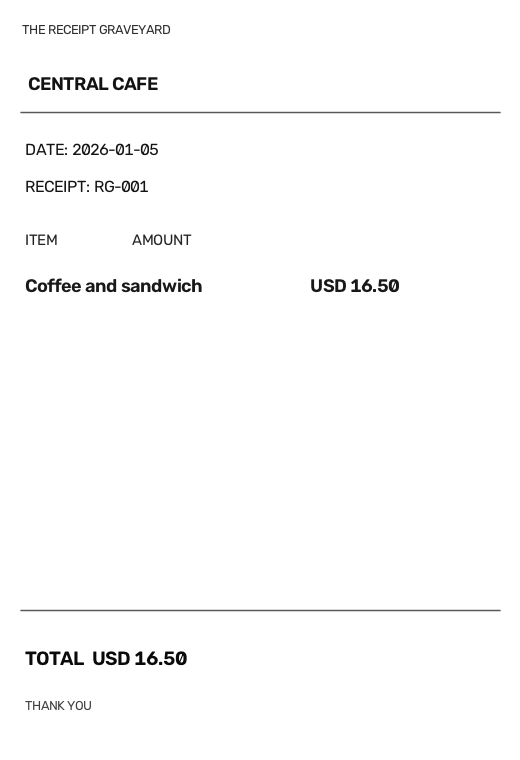
#> input picture data/sample_receipts/receipt-001.png, 520 x 760 px
$ python -i transforms.py   (imports and definitions only)
#> lines starting #> are read from the running program, lines starting #| are printed output that depends on the picture; after the words box and inside, x2 and y2 are one past the last pixel; in counts of white or black regions, pixels touching at a corner belong together
#> further down, picture is the input picture: shape (760, 520, 3); min 10, max 255, mean 251.3
"""OpenCV transforms used to normalize receipt images before OCR."""

import cv2
import numpy as np


def to_grayscale(image: np.ndarray) -> np.ndarray:
    """Return an 8-bit grayscale copy of a grayscale, BGR, or BGRA image."""
    if not isinstance(image, np.ndarray):
        raise TypeError("image must be a NumPy array")
    if image.size == 0:
        raise ValueError("image must not be empty")
    if image.dtype != np.uint8:
        raise ValueError("image must use 8-bit unsigned integer pixels")

    if image.ndim == 2:
        return image.copy()
    if image.ndim != 3:
        raise ValueError("image must be grayscale, BGR, or BGRA")
    if image.shape[2] == 3:
        return cv2.cvtColor(image, cv2.COLOR_BGR2GRAY)
    if image.shape[2] == 4:
        return cv2.cvtColor(image, cv2.COLOR_BGRA2GRAY)
    raise ValueError("color images must have three or four channels")


def estimate_skew_angle(image: np.ndarray) -> float:
    """Return the foreground's observed skew in degrees, normalized to ±45°."""
    grayscale = to_grayscale(image)
    _, foreground = cv2.threshold(
        grayscale, 0, 255, cv2.THRESH_BINARY_INV | cv2.THRESH_OTSU
    )
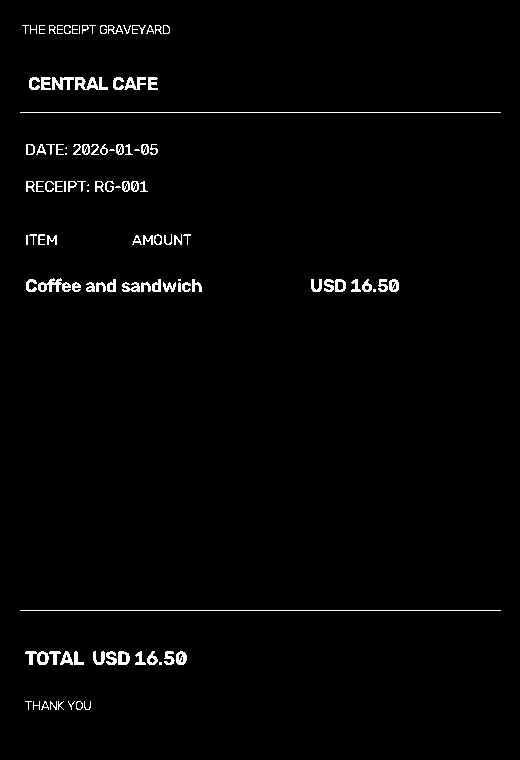
#> foreground: shape (760, 520); 1.7% white in thin lines or dots, all inside (x1, y1, x2, y2) = (20, 25, 501, 710)

    minimum_line_length = max(12, grayscale.shape[1] // 20)
#> minimum_line_length = 26
    line_segments = cv2.HoughLinesP(
        cv2.Canny(foreground, 50, 150),
        rho=1,
        theta=np.pi / 720,
        threshold=max(12, grayscale.shape[1] // 30),
        minLineLength=minimum_line_length,
        maxLineGap=max(5, grayscale.shape[1] // 80),
    )
#> line_segments = 121 rows, first 6: [20, 111, 500, 111], [20, 609, 500, 609], [20, 113, 500, 113], [20, 611, 500, 611], [26, 289, 86, 287], [88, 286, 184, 286]
    horizontal_angles: list[tuple[float, float]] = []
    if line_segments is not None:
        for segment in line_segments.reshape(-1, 4):
            x_start, y_start, x_end, y_end = segment
            delta_x = float(x_end - x_start)
            delta_y = float(y_end - y_start)
            length = float(np.hypot(delta_x, delta_y))
            angle = float(np.degrees(np.arctan2(delta_y, delta_x)))
            angle = ((angle + 90.0) % 180.0) - 90.0
            if abs(angle) <= 25.0 and length >= minimum_line_length:
                horizontal_angles.append((angle, length))
#> this loop made 121 passes
#> (x_start, y_start, x_end, y_end, delta_x, delta_y, length, angle) on passes 1 to 12: (20, 111, 500, 111, 480, 0, 480, 0), (20, 609, 500, 609, 480, 0, 480, 0), (20, 113, 500, 113, 480, 0, 480, 0), (20, 611, 500, 611, 480, 0, 480, 0), (26, 289, 86, 287, 60, -2, 60.03, -1.91), (88, 286, 184, 286, 96, 0, 96, 0), (25, 287, 80, 287, 55, 0, 55, 0), (312, 291, 343, 291, 31, 0, 31, 0), (94, 290, 201, 286, 107, -4, 107.1, -2.14), (149, 284, 192, 284, 43, 0, 43, 0), (26, 282, 77, 282, 51, 0, 51, 0), (27, 291, 201, 291, 174, 0, 174, 0)
#> (x_start, y_start, x_end, y_end, delta_x, delta_y) on pass 78: (73, 77, 101, 77, 28, 0)

    if horizontal_angles:
        horizontal_angles.sort(key=lambda item: item[0])
        midpoint = sum(length for _, length in horizontal_angles) / 2.0
        cumulative_length = 0.0
        for angle, length in horizontal_angles:
            cumulative_length += length
            if cumulative_length >= midpoint:
                return angle
#> this loop made 38 passes
#> (angle, length) on passes 1 to 12: (-6.58, 26.17), (-5.36, 64.28), (-4.67, 49.16), (-4.18, 41.11), (-3.95, 29.07), (-3.47, 33.06), (-3.47, 33.06), (-3.18, 36.06), (-3.18, 72.11), (-2.6, 44.05), (-2.35, 73.06), (-2.34, 49.04)

    coordinates = cv2.findNonZero(foreground)
    if coordinates is None or len(coordinates) < 20:
        return 0.0

    rectangle = cv2.minAreaRect(coordinates)
    corners = cv2.boxPoints(rectangle)
    edges = np.roll(corners, -1, axis=0) - corners
    lengths = np.linalg.norm(edges, axis=1)
    longest_edge = edges[int(np.argmax(lengths))]
    angle = float(np.degrees(np.arctan2(longest_edge[1], longest_edge[0])))

    if angle >= 45.0:
        angle -= 90.0
    elif angle < -45.0:
        angle += 90.0
    return angle


# [19 lines left out: function _rotate_expanded, not called in this run]


def deskew(image: np.ndarray) -> np.ndarray:
    """Rotate receipt content to its nearest horizontal or vertical axis."""
    grayscale = to_grayscale(image)
    angle = estimate_skew_angle(grayscale)
    if abs(angle) < 0.15:
        return grayscale
    return _rotate_expanded(grayscale, angle)


# [69 lines left out: functions denoise, enhance_contrast, binarize, crop_borders, not called in this run]

>>> import cv2
>>> picture = cv2.imread('../../../data/sample_receipts/receipt-001.png')
>>> result = deskew(picture)

$ run again, on data/sample_receipts/receipt-004.png
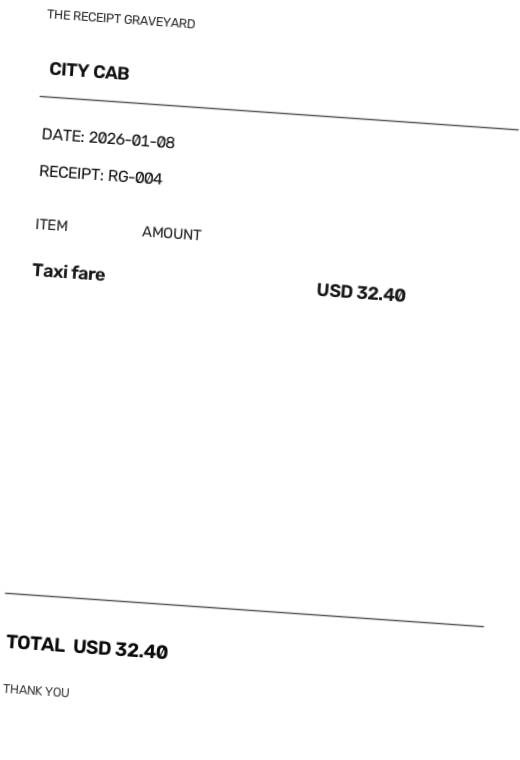
#> input picture data/sample_receipts/receipt-004.png, 520 x 760 px
#> picture is the input picture: shape (760, 520, 3); min 10, max 255, mean 251.8
#> in estimate_skew_angle, `_, foreground = cv2.threshold( grayscale, 0, 255, cv2.THRESH_BINARY_IN..`:
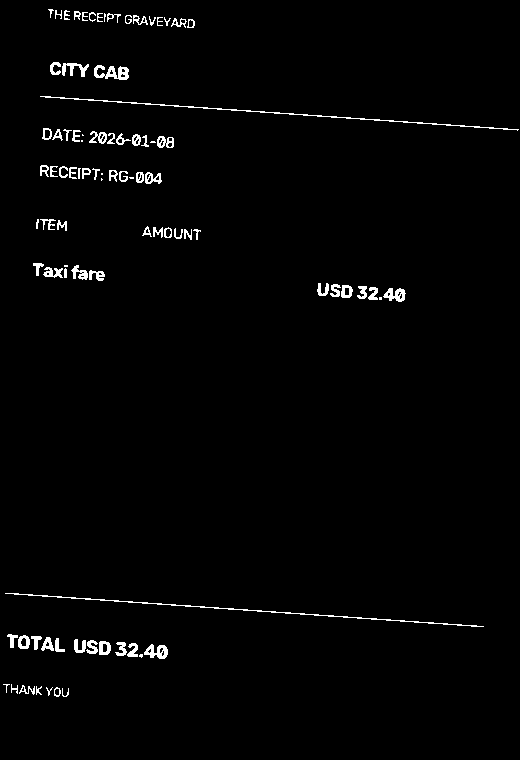
#> foreground: shape (760, 520); 1.7% white in thin lines or dots, all inside (x1, y1, x2, y2) = (3, 9, 519, 697)
#> line_segments = 82 rows, first 6: [5, 594, 483, 627], [40, 97, 518, 130], [40, 95, 518, 128], [7, 592, 483, 625], [116, 20, 177, 22], [75, 652, 108, 654]
#> the loop in estimate_skew_angle, `for segment in line_segments.reshape(-1, 4):` made 82 passes
#> (x_start, y_start, x_end, y_end, delta_x, delta_y, length, angle) on passes 1 to 8: (5, 594, 483, 627, 478, 33, 479.1, 3.95), (40, 97, 518, 130, 478, 33, 479.1, 3.95), (40, 95, 518, 128, 478, 33, 479.1, 3.95), (7, 592, 483, 625, 476, 33, 477.1, 3.97), (116, 20, 177, 22, 61, 2, 61.03, 1.88), (75, 652, 108, 654, 33, 2, 33.06, 3.47), (33, 265, 103, 272, 70, 7, 70.35, 5.71), (48, 9, 138, 15, 90, 6, 90.2, 3.81)
#> the loop in estimate_skew_angle, `for angle, length in horizontal_angles:` made 47 passes
#> (angle, length) on passes 1 to 8: (-2.73, 63.07), (0, 49), (0, 49), (0, 36), (0, 30), (0, 26), (0, 33), (0, 29)
#> in _rotate_expanded, `return cv2.warpAffine( image, matrix, (new_width, new_height), flags=c..`:
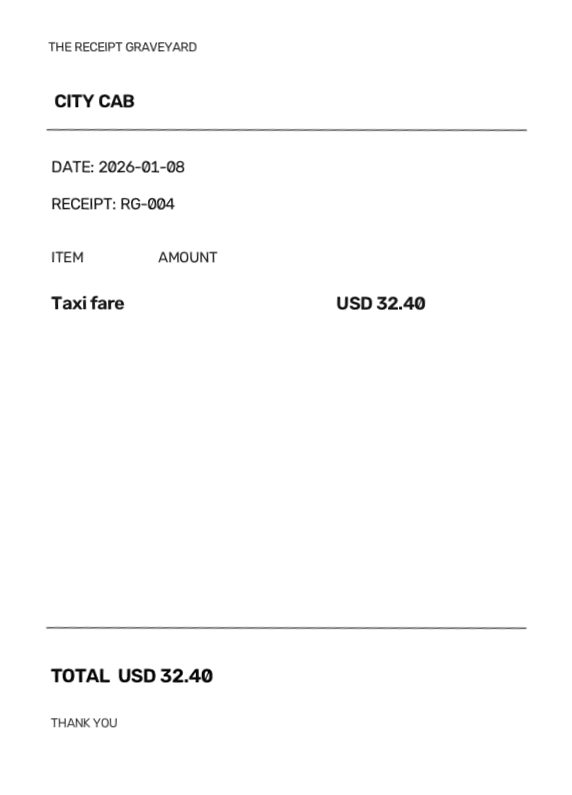
#> returned value: shape (795, 572); min 0, max 255, mean 252.2
